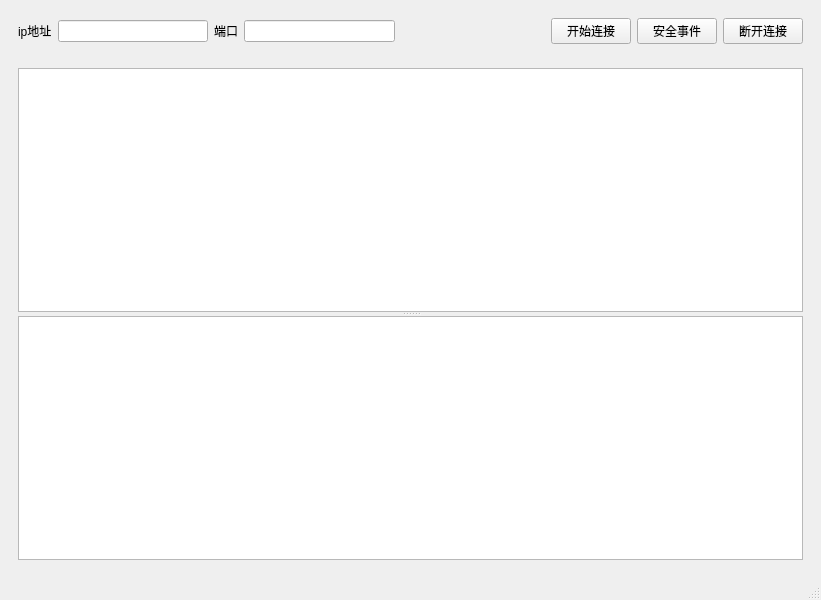
<?xml version="1.0" encoding="UTF-8"?>
<ui version="4.0">
 <class>MainWindow</class>
 <widget class="QMainWindow" name="MainWindow">
  <property name="geometry">
   <rect>
    <x>0</x>
    <y>0</y>
    <width>821</width>
    <height>600</height>
   </rect>
  </property>
  <property name="windowTitle">
   <string>MainWindow</string>
  </property>
  <widget class="QWidget" name="centralwidget">
   <layout class="QVBoxLayout" name="verticalLayout_2">
    <item>
     <widget class="QWidget" name="widget" native="true">
      <layout class="QHBoxLayout" name="horizontalLayout">
       <item>
        <widget class="QLabel" name="label">
         <property name="text">
          <string>ip地址</string>
         </property>
        </widget>
       </item>
       <item>
        <widget class="QLineEdit" name="ip">
         <property name="minimumSize">
          <size>
           <width>150</width>
           <height>0</height>
          </size>
         </property>
        </widget>
       </item>
       <item>
        <widget class="QLabel" name="label_2">
         <property name="text">
          <string>端口</string>
         </property>
        </widget>
       </item>
       <item>
        <widget class="QLineEdit" name="port"/>
       </item>
       <item>
        <spacer name="horizontalSpacer">
         <property name="orientation">
          <enum>Qt::Horizontal</enum>
         </property>
         <property name="sizeHint" stdset="0">
          <size>
           <width>40</width>
           <height>20</height>
          </size>
         </property>
        </spacer>
       </item>
       <item>
        <widget class="QPushButton" name="connect">
         <property name="text">
          <string>开始连接</string>
         </property>
        </widget>
       </item>
       <item>
        <widget class="QPushButton" name="show">
         <property name="text">
          <string>安全事件</string>
         </property>
        </widget>
       </item>
       <item>
        <widget class="QPushButton" name="disconnect">
         <property name="text">
          <string>断开连接</string>
         </property>
        </widget>
       </item>
      </layout>
     </widget>
    </item>
    <item>
     <widget class="QWidget" name="widget_2" native="true">
      <layout class="QVBoxLayout" name="verticalLayout">
       <item>
        <widget class="QSplitter" name="splitter">
         <property name="orientation">
          <enum>Qt::Vertical</enum>
         </property>
         <widget class="QTableWidget" name="tableWidget"/>
         <widget class="QTextEdit" name="record"/>
        </widget>
       </item>
      </layout>
     </widget>
    </item>
   </layout>
  </widget>
  <widget class="QMenuBar" name="menubar">
   <property name="geometry">
    <rect>
     <x>0</x>
     <y>0</y>
     <width>821</width>
     <height>21</height>
    </rect>
   </property>
  </widget>
  <widget class="QStatusBar" name="statusbar"/>
 </widget>
 <resources/>
 <connections/>
</ui>
